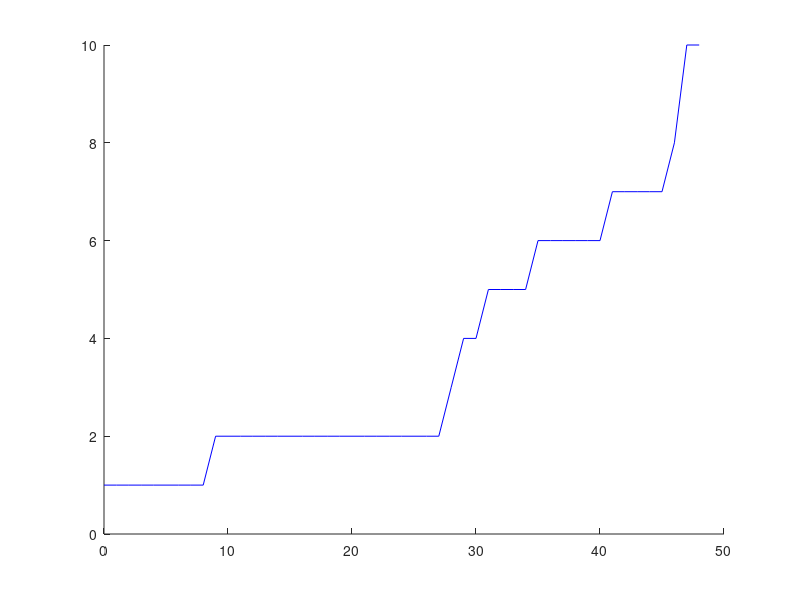

Write the MATLAB code that produced this figure.
%Disease spreading SI model

clear all
hold on
for i = 1:1
   
    %% Initialization
    t(1) = 0;
    tend = 24*2; %endtime in hours
    dt = 1; %timesteps in hours
    counter = 1;
    
    N = 10000; %population
    I(1) = 1; %I of puopulation are sick
    meetings_stdev = 13/24*dt; %66 percent of meetings par day are in mean +- stdev range
    meetings_mean = 13/24*dt; %meetings per day calculated to dt proportional
    inf_prob = 0.08; %infection probability on meeting event
    %%
    
    while t(counter) < tend %simulate for whole time
        %% calculate the total numbers of meeting events
        
        mtt = -1; %total number of meeting events
        while mtt < 0 %no negative number of meetings allowed
        mtt = round(randn*I(counter)*meetings_stdev + meetings_mean*I(counter)); %sum of randn can be added like this
        end
            
        %% calculate how many of the meeting events happened to Susceptible and how many of them 
        %really got infected
        
        if mtt > 0 %further calculation only if meetings happen
            dI = binornd(mtt,((N-I(counter))/N)*inf_prob); %probability can be combined in just one binornd
            %to calculate how many of the meetings happen to Susceptible
            %AND how many of those got infected
            
            % ----->>>> term missing for multiple infections of one person
            % what is the chance that an infection got on a person which
            % already got infected. 0 for first, 1/S for second 2/S for
            % third.... I don't know how to approximate this. I think this
            % combined probability is not binomial but hypergeometric.
            % because you don't lay it back after you have taken it. each
            % meeting which causes an infection to happen will be taken
            % away.
            
        else dI = 0;
        end
        
        %% Update and plot
        
        I(counter + 1) = I(counter) + dI; %update number of infected
        
        if I(counter + 1) > N %not more infected possible than whole population
            I(counter + 1) = N;
        end
        
        t(counter + 1) = t(counter) + dt;
        counter = counter + 1; %counter and time update
        
    end
    
    plot(t,I,'b')
   % meanI(i,:) = I;
    
end

%plot(t,mean(meanI),'r')
hold off

%% Appendix


% function to test the distribution of random normal distribution
% for q = 1:10000
% randpartt(q) = 0;
% for j = 1:24
% randparttt = -1;
% while randparttt < 0 %randompart hast to be >= 0
%             randparttt = round(randn*meetings_stdev + meetings_mean); %normally distributed random part
%         end
% randpartt(q) = randpartt(q) + randparttt;
% end
% end
% hist(randpartt,100)